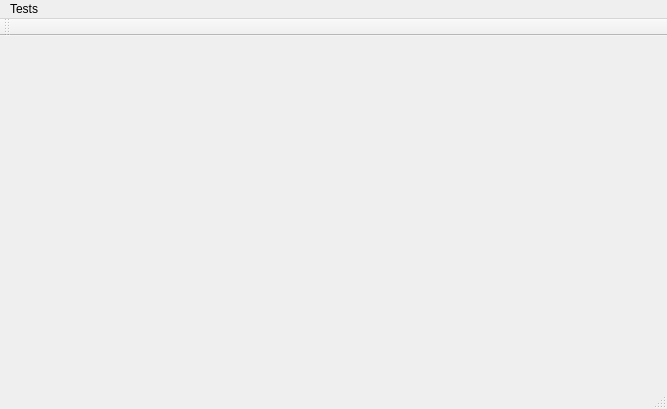
<?xml version="1.0" encoding="UTF-8"?>
<ui version="4.0">
 <class>MainWindow</class>
 <widget class="QMainWindow" name="MainWindow">
  <property name="geometry">
   <rect>
    <x>0</x>
    <y>0</y>
    <width>667</width>
    <height>409</height>
   </rect>
  </property>
  <property name="windowTitle">
   <string>MainWindow</string>
  </property>
  <widget class="QWidget" name="centralWidget">
   <layout class="QHBoxLayout" name="horizontalLayout_2"/>
  </widget>
  <widget class="QMenuBar" name="menuBar">
   <property name="geometry">
    <rect>
     <x>0</x>
     <y>0</y>
     <width>667</width>
     <height>20</height>
    </rect>
   </property>
   <widget class="QMenu" name="menuFile">
    <property name="title">
     <string>Tests</string>
    </property>
    <addaction name="actionSSL"/>
    <addaction name="actionRegex_test"/>
    <addaction name="actionPing_test"/>
    <addaction name="actionTransfer_test"/>
    <addaction name="actionMap"/>
   </widget>
   <addaction name="menuFile"/>
  </widget>
  <widget class="QToolBar" name="mainToolBar">
   <attribute name="toolBarArea">
    <enum>TopToolBarArea</enum>
   </attribute>
   <attribute name="toolBarBreak">
    <bool>false</bool>
   </attribute>
  </widget>
  <widget class="QStatusBar" name="statusBar"/>
  <action name="actionSSL">
   <property name="text">
    <string>SSL test</string>
   </property>
  </action>
  <action name="actionRegex_test">
   <property name="text">
    <string>Regex test</string>
   </property>
  </action>
  <action name="actionPing_test">
   <property name="text">
    <string>Ping test</string>
   </property>
  </action>
  <action name="actionTransfer_test">
   <property name="text">
    <string>Transfer test</string>
   </property>
  </action>
  <action name="actionMap">
   <property name="text">
    <string>map</string>
   </property>
  </action>
 </widget>
 <layoutdefault spacing="6" margin="11"/>
 <resources/>
 <connections/>
</ui>
